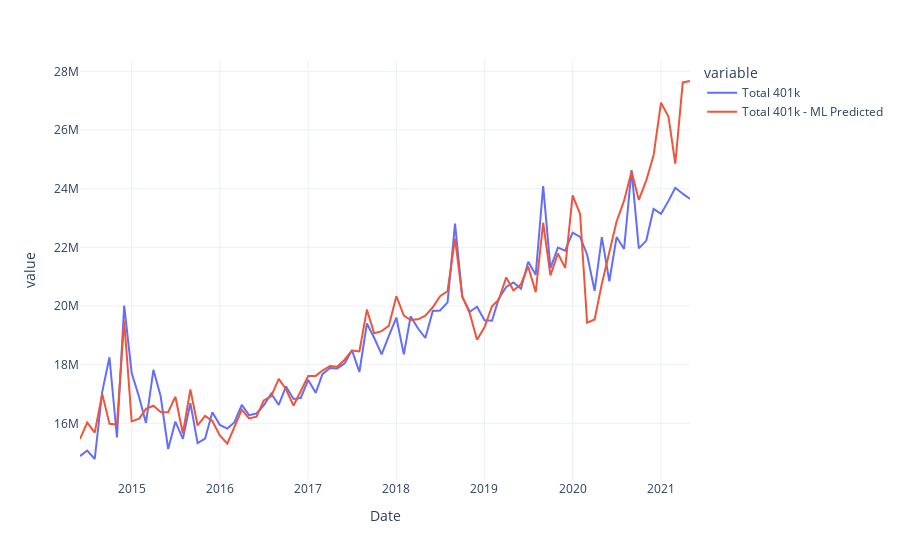

Here is the notebook cell this chart was saved with:
### Code cell
# ------------------------------------------------------------------------------------- #
# generate and plot predicted values on the original dataset
# ------------------------------------------------------------------------------------- #

predictions = predict_model(best, data=comb_df)
predictions['Date'] = pd.date_range(start=str(train_start_dt), end = str(test_end_dt), freq = 'MS')
predictions.rename(columns={'Label':target_col+' - ML Predicted'}, inplace=True)
fig = px.line(predictions, x='Date', y=[target_col, target_col+' - ML Predicted'], template = 'plotly_white')
fig.show()

# ------------------------------------------------------------------------------------- #
# This section now applies the trained/tested model to make future predictions
# ------------------------------------------------------------------------------------- #
